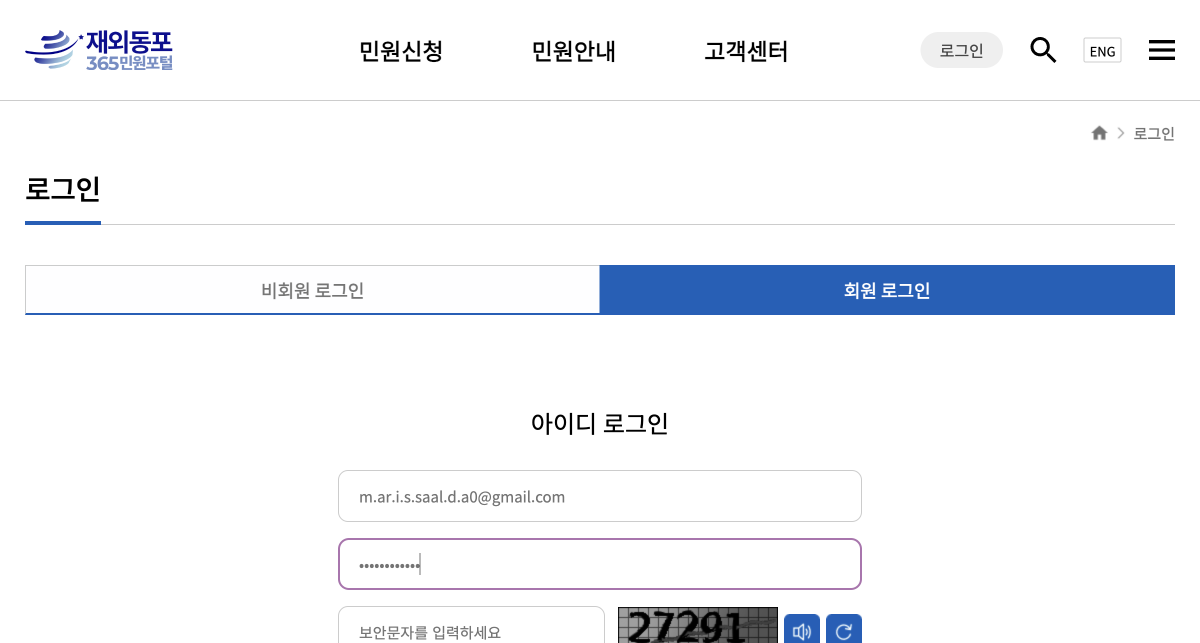
#> input picture div_screenshot.png, 2400 x 1286 px, found by its file name (shown at 1/2 size)
$ python getimage.py
#> lines starting #> are read from the running program, lines starting #| are printed output that depends on the picture
### rgb.py
from PIL import Image
import time
def extract_black_region(image_path):
    img = Image.open(image_path)
    width, height = img.size
    black_region = []

    # Iterate over each pixel
    for y in range(height):
        for x in range(width):
            pixel = img.getpixel((x, y))
            # Check if RGB values are all zeros (black)
            if pixel == (0, 0, 0):
                black_region.append((x, y))

    # Find bounding box coordinates of black region
    min_x = min(black_region, key=lambda item: item[0])[0]
    max_x = max(black_region, key=lambda item: item[0])[0]
    min_y = min(black_region, key=lambda item: item[1])[1]
    max_y = max(black_region, key=lambda item: item[1])[1]

    # Crop the image to the bounding box
    black_box = img.crop((min_x, min_y, max_x, max_y))
    black_box.show()  # Display the cropped black region
    black_box.save('/Users/bibekdhakal/Python/Bot/rgb_image.jpg')


### getimage.py
import time

import requests
from PIL import Image
from io import BytesIO
import pytesseract
import cv2
import numpy as np
from rgb import extract_black_region

def getCode(image_path):
    nume = 0
    try:

        img = Image.open(image_path)
#> img is the input picture: PIL image 2400x1286 RGBA; mean R, G, B, A 241.9, 244.1, 248.1, 255
        print(img)
#| <PIL.PngImagePlugin.PngImageFile image mode=RGBA size=2400x1286 at 0x7F6A1546FCD0>


        if img.mode == 'RGBA':

            img = img.convert('RGB')
#> img: PIL image 2400x1286 RGB


            # Get the width and height of the image
            width, height = img.size
#> width = 2400; height = 1286

            button_width = 600  # Adjust this value as needed
            button_height = 100  # Adjust this value as needed

            # Calculate the coordinates for the bottom center position of the image
            button_center_x = width // 2
#> button_center_x = 1200
            button_bottom_y = height
#> button_bottom_y = 1286

            # Calculate the coordinates for cropping around the bottom center position
            left = button_center_x - button_width // 2
#> left = 900
            upper = button_bottom_y - button_height
#> upper = 1186
            right = button_center_x + button_width // 2
#> right = 1500
            lower = button_bottom_y
#> lower = 1286

            # Crop the image using the calculated coordinates
            cropped_img = img.crop((left, upper, right, lower))
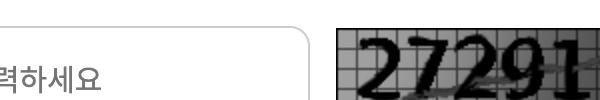
#> cropped_img: PIL image 600x100 RGB; mean R, G, B 194.7, 194.7, 194.7


            # Save or display the cropped image
            cropped_img.save("/Users/bibekdhakal/Python/Bot/cropped_image.jpg")
            image_path = "/Users/bibekdhakal/Python/Bot/cropped_image.jpg"
            extract_black_region(image_path)
#> after the loop in extract_black_region, `for y in range(height):`: black_region = 2531 pairs, first value 336 to 593, second value 28 to 99
#> in extract_black_region, `min_x = min(black_region, key=lambda item: item[0])[0]`: min_x = 336
#> in extract_black_region, `max_x = max(black_region, key=lambda item: item[0])[0]`: max_x = 593
#> in extract_black_region, `min_y = min(black_region, key=lambda item: item[1])[1]`: min_y = 28
#> in extract_black_region, `max_y = max(black_region, key=lambda item: item[1])[1]`: max_y = 99
#> in extract_black_region, `black_box = img.crop((min_x, min_y, max_x, max_y))`:
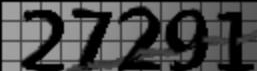
#> black_box: PIL image 257x71 RGB; min 0, max 167, mean 73.6
            time.sleep(5)
            extract_black_region('/Users/bibekdhakal/Python/Bot/rgb_image.jpg')
#> after the loop in extract_black_region (call 2), `for y in range(height):`: black_region = 2046 pairs, first value 0 to 256, second value 0 to 70
#> in extract_black_region (call 2), `min_x = min(black_region, key=lambda item: item[0])[0]`: min_x = 0
#> in extract_black_region (call 2), `max_x = max(black_region, key=lambda item: item[0])[0]`: max_x = 256
#> in extract_black_region (call 2), `min_y = min(black_region, key=lambda item: item[1])[1]`: min_y = 0
#> in extract_black_region (call 2), `max_y = max(black_region, key=lambda item: item[1])[1]`: max_y = 70
#> in extract_black_region (call 2), `black_box = img.crop((min_x, min_y, max_x, max_y))`:
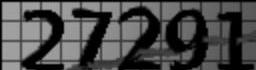
#> black_box: PIL image 256x70 RGB; min 0, max 170, mean 73.8
            img = cv2.imread("/Users/bibekdhakal/Python/Bot/rgb_image.jpg")
#> img: shape (70, 256, 3); min 0, max 170, mean 73.8
            # [14 lines of commented-out code are left out]
            cv2.imshow("Enhanced Image", img)
            cv2.waitKey(0)
            cv2.destroyAllWindows()
            cv2.destroyAllWindows()
            text = pytesseract.image_to_string(img)
            print(text)
            nume = ''.join(x for x in text if x.isdigit())
            print(nume)

        print("Extracted Numeric Values:", nume)

        return nume
    except Exception as e:
        print("An error occurred:", str(e))
        return None

# code = getCode('/Users/bibekdhakal/Python/Bot/div_screenshot.png')
# print(code)

getCode('/Users/bibekdhakal/Python/Bot/div_screenshot.png')
#> (the call stopped at in getCode, `text = pytesseract.image_to_string(img)`: pytesseract is not available in this run)
